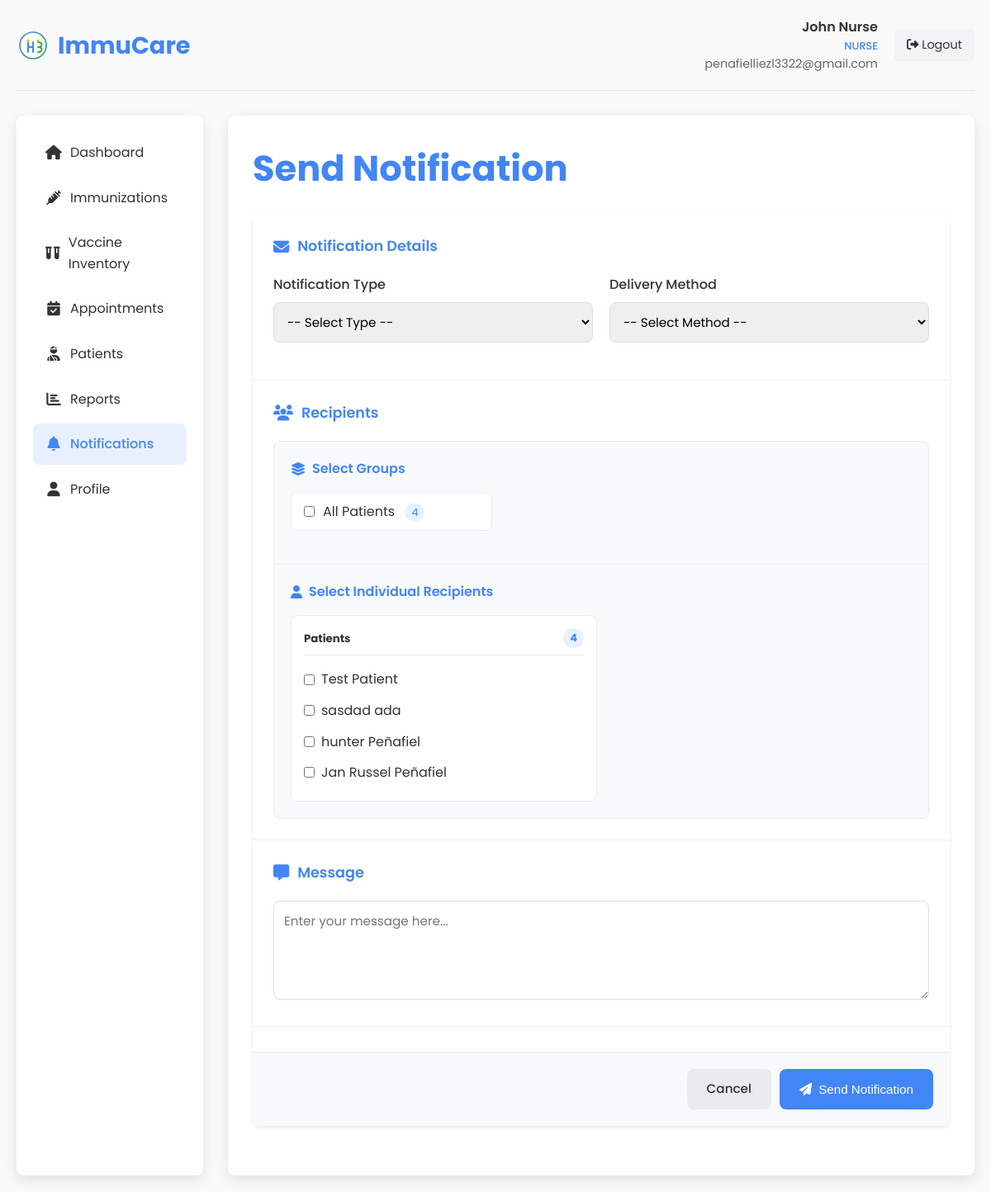
/nurse_notifications.php?action=send (signed in), run on an earlier commit of the app's database.
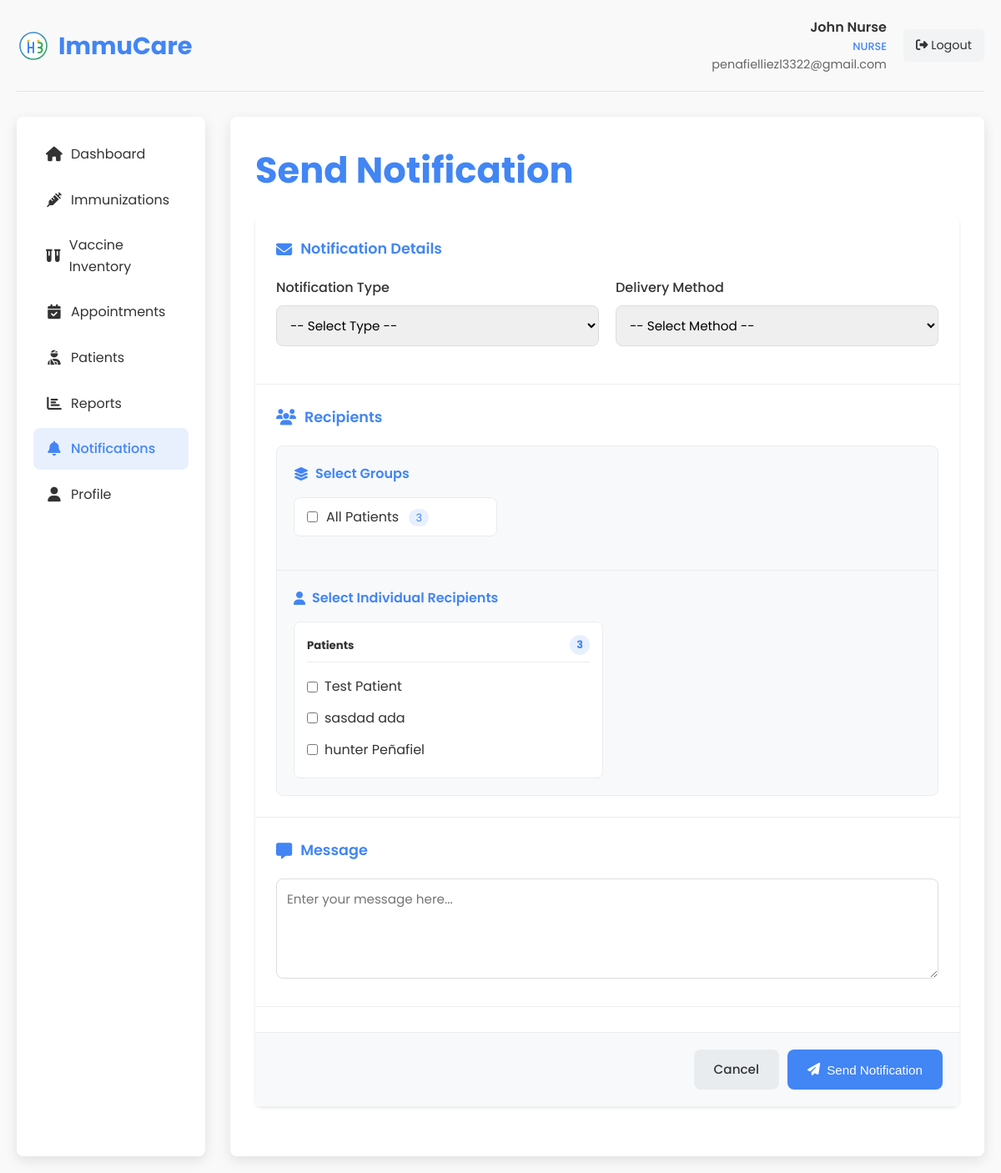
And on a later commit of the database.
### tables this page shows
CREATE TABLE `users` (
  `id` int(11) NOT NULL,
  `role_id` int(11) NOT NULL DEFAULT 4,
  `user_type` enum('admin','midwife','nurse','patient') NOT NULL DEFAULT 'patient',
  `name` varchar(100) NOT NULL,
  `email` varchar(100) NOT NULL,
  `phone` varchar(20) NOT NULL,
  `password` varchar(255) NOT NULL,
  `otp` varchar(6) DEFAULT NULL,
  `otp_expiry` datetime DEFAULT NULL,
  `is_active` tinyint(1) DEFAULT 1,
  `last_login` datetime NOT NULL,
  `created_at` datetime NOT NULL,
  `updated_at` timestamp NOT NULL DEFAULT current_timestamp() ON UPDATE current_timestamp()
);

### nurse_notifications.php (the view, shortened to what the changed rows need)
<?php
$nurse_id = $_SESSION['user_id'];
$grouped_users = [
    'patient' => [],
    'midwife' => [],
    'nurse' => []
];
$conn = new mysqli(DB_HOST, DB_USER, DB_PASS, DB_NAME);
try {
    $users_query = "
        SELECT
            u.id,
            u.name,
            u.user_type,
            CASE
                WHEN u.user_type = 'patient' THEN CONCAT(COALESCE(p.first_name, ''), ' ', COALESCE(p.last_name, ''))
                ELSE u.name
            END as display_name
        FROM users u
        LEFT JOIN patients p ON u.id = p.user_id
        WHERE u.id != ?
        AND u.user_type IN ('patient')
        AND u.is_active = 1
        ORDER BY u.user_type, display_name";
    if ($users_stmt = $conn->prepare($users_query)) {
        $users_stmt->bind_param("i", $nurse_id);
        $users_stmt->execute();
        $users_result = $users_stmt->get_result();
        while ($user = $users_result->fetch_assoc()) {
            if (empty(trim($user['display_name']))) {
                $user['display_name'] = $user['name'];
            }
            if (isset($grouped_users[$user['user_type']])) {
                $grouped_users[$user['user_type']][] = $user;
            }
        }
    } else {
        throw new Exception("Failed to prepare user query: " . $conn->error);
    }
} catch (Exception $e) {
    error_log("Error fetching users: " . $e->getMessage());
    $grouped_users = [
        'patient' => [],
        'midwife' => [],
        'nurse' => []
    ];
}
$action = isset($_GET['action']) ? $_GET['action'] : '';
function getGroupCount($group, $grouped_users) {
    return isset($grouped_users[$group]) ? count($grouped_users[$group]) : 0;
}
?>
<!DOCTYPE html>
<html lang="en">
<head>
    <link rel="stylesheet" href="styles.css">
    <link rel="stylesheet" href="https://cdnjs.cloudflare.com/ajax/libs/font-awesome/6.4.0/css/all.min.css">
</head>
<body>
    <div class="dashboard-container">
        <div class="dashboard-header">
            <div class="dashboard-logo">
                <h1>ImmuCare</h1>
            </div>
        </div>
        <div class="dashboard-content">
            <div class="main-content">
                <div class="page-title">
                    <h2><?php echo $action == 'send' ? 'Send Notification' : 'Notification Management'; ?></h2>
                </div>
                <?php if ($action == 'send'): ?>
                    <div class="notification-form">
                        <form method="POST" action="?action=send" class="notification-form">
                            <div class="form-section">
                                <div class="recipients-container">
                                    <div class="recipient-section">
                                        <div class="group-list">
                                            <?php $count = getGroupCount('patient', $grouped_users); ?>
                                            <?php if ($count > 0): ?>
                                                <div class="group-checkbox">
                                                    <input type="checkbox" name="recipient_groups[]" value="patient" id="group_patient" onchange="toggleGroup('patient')">
                                                    <label for="group_patient">All Patients <span class="recipient-count"><?php echo $count; ?></span></label>
                                                </div>
                                            <?php endif; ?>
                                        </div>
                                    </div>
                                    <div class="recipient-section">
                                        <div class="individual-list">
                                            <?php if (!empty($grouped_users['patient'])): ?>
                                                <div class="recipient-group">
                                                    <h5>
                                                        <span>Patients</span>
                                                        <span class="recipient-count"><?php echo count($grouped_users['patient']); ?></span>
                                                    </h5>
                                                    <div class="recipient-list" id="patient-list">
                                                        <?php foreach ($grouped_users['patient'] as $user): ?>
                                                            <div class="recipient-checkbox" data-name="<?php echo strtolower($user['display_name']); ?>">
                                                                <label>
                                                                    <input type="checkbox" name="recipients[]" value="<?php echo $user['id']; ?>" class="patient-checkbox">
                                                                    <?php echo htmlspecialchars($user['display_name']); ?>
                                                                </label>
                                                            </div>
                                                        <?php endforeach; ?>
                                                    </div>
                                                </div>
                                            <?php endif; ?>
                                        </div>
                                    </div>
                                </div>
                            </div>
                        </form>
                    </div>
                <?php endif; ?>
            </div>
        </div>
    </div>
</body>
</html>

What changed in the data, as far as the page shows it:
removed users: user_type "4", display_name "Jan Russel Peñafiel"
Also different on the page:
$count: "4" → "3"
count($grouped_users['patient']): "4" → "3"
